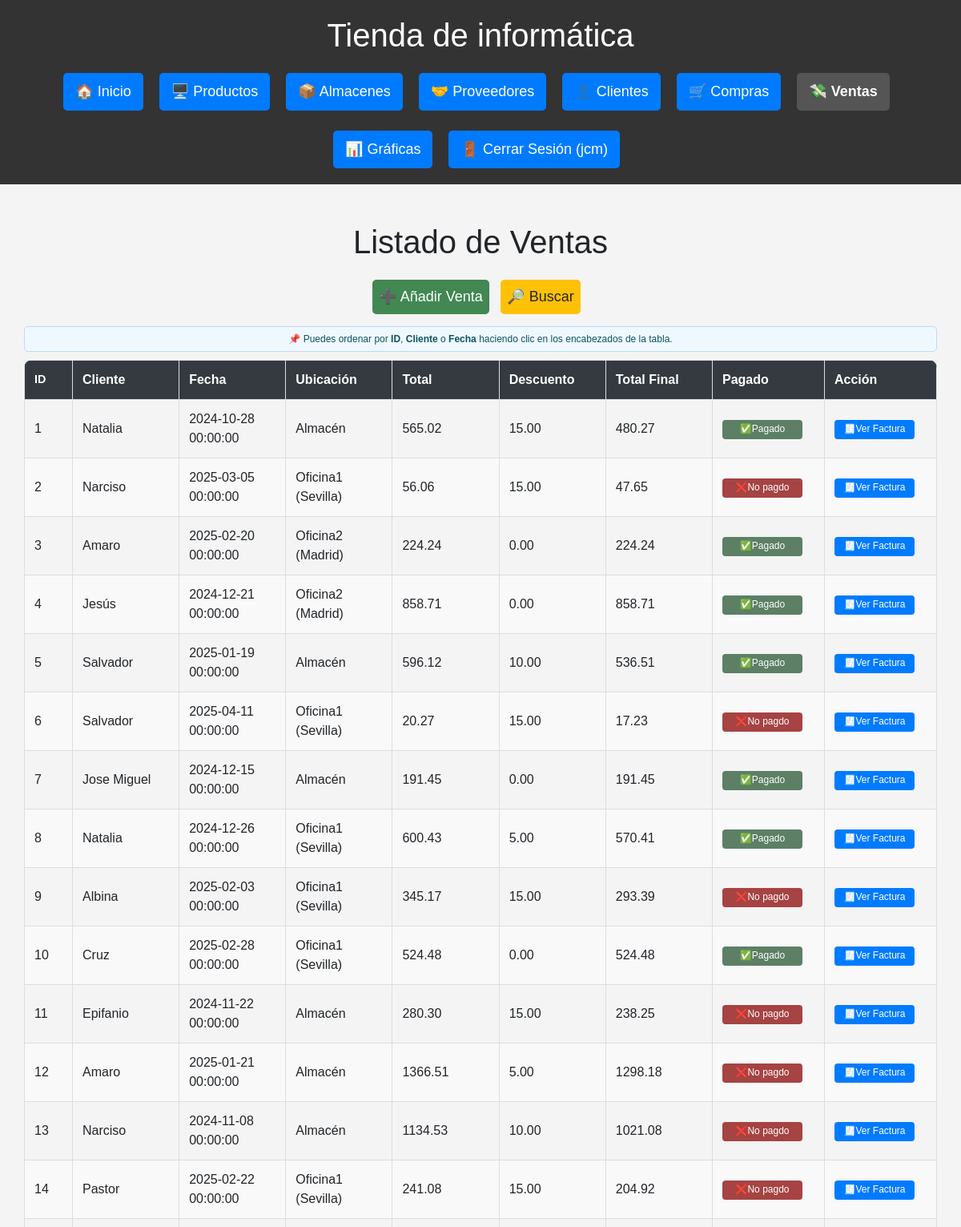
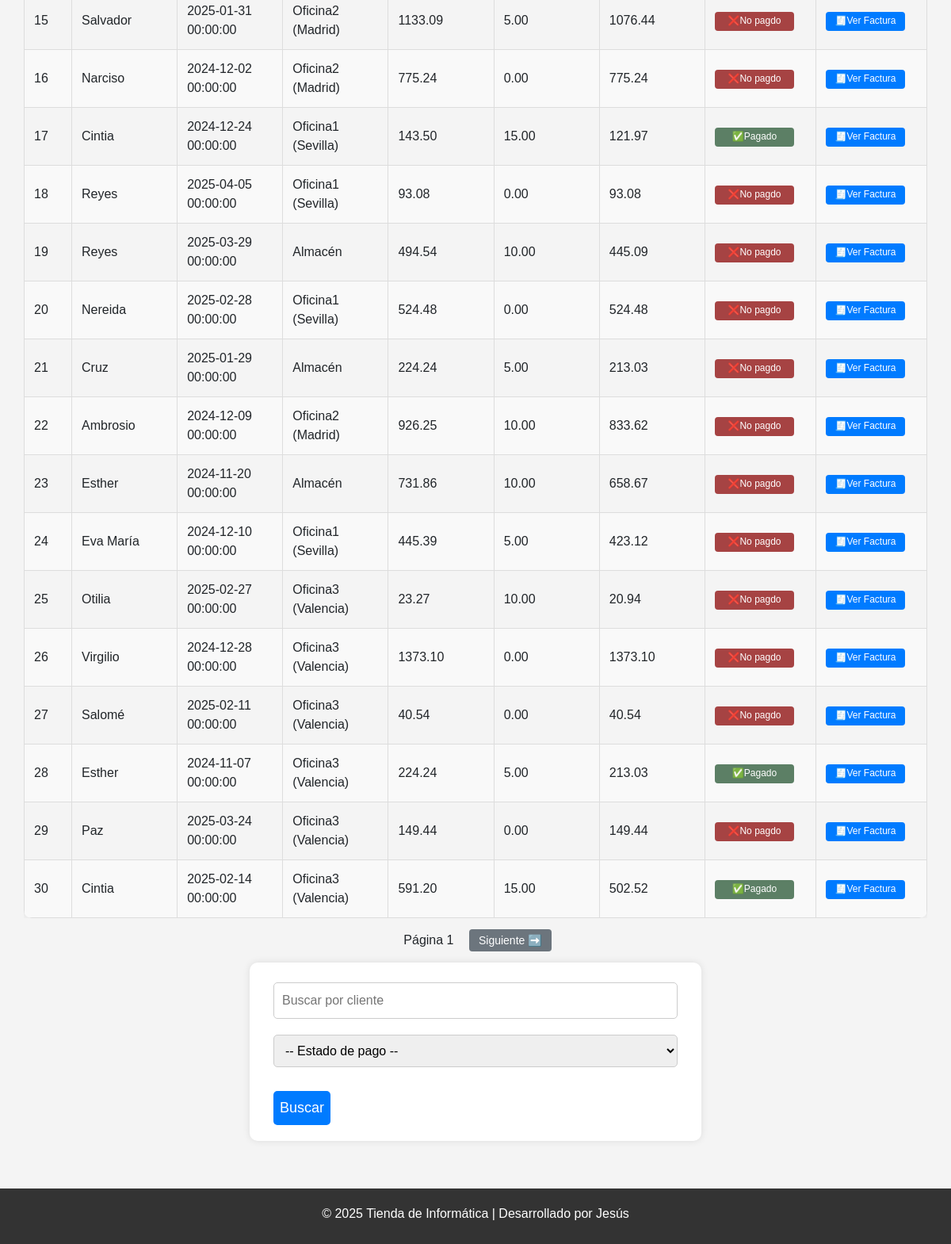
The page /ventas?orden=id&direccion=asc&pagina=1 (signed in) on the database its author committed (2 pictures, top to bottom).
### db.py (models this page shows)
class Venta(Base):
    __tablename__ = "Venta"
    id = Column(Integer, primary_key=True)
    cliente_id = Column(Integer, ForeignKey("Cliente.id"), nullable=False)
    ubicacion_id = Column(Integer, ForeignKey("Ubicacion.id"))  # NUEVO
    fecha = Column(DateTime, default=func.now())
    total = Column(Numeric(10, 2), nullable=False)
    descuento = Column(Numeric(10, 2), default=Decimal('0.00'))
    total_final = Column(Numeric(10, 2), nullable=False)
    pagado = Column(Boolean, default=False)
    cliente = relationship("Cliente", back_populates="ventas")
    detalles = relationship("DetalleVenta", back_populates="venta")
    ubicacion = relationship("Ubicacion")  # NUEVO

class Cliente(Base):
    __tablename__ = "Cliente"
    id = Column(Integer, primary_key=True)
    nombre = Column(String(150), unique=True, nullable=False)
    contacto = Column(String(150))
    telefono = Column(String(20))
    email = Column(String(150), unique=True)
    dni = Column(String(20), unique=True, nullable=False)
    direccion = Column(String(200))
    ventas = relationship("Venta", back_populates="cliente")

class Ubicacion(Base):
    __tablename__ = "Ubicacion"
    id = Column(Integer, primary_key=True)
    nombre = Column(String(100), unique=True, nullable=False)

### routes/ventas.py (the view)
@ventas_bp.route("/ventas")
@login_required
def ventas():
    cliente = request.args.get("cliente")
    pagado = request.args.get("pagado")
    pagina = int(request.args.get("pagina", 1))
    orden = request.args.get("orden", "id")
    direccion = request.args.get("direccion", "desc")
    por_pagina = 30
    query = sesion.query(Venta).join(Cliente)
    if cliente:
        query = query.filter(Cliente.nombre.ilike(f"%{cliente}%"))
    if pagado in ["0", "1"]:
        query = query.filter(Venta.pagado == bool(int(pagado)))
    def aplicar_orden(campo):
        return campo.desc() if direccion == "desc" else campo.asc()
    if orden == "cliente":
        query = query.order_by(aplicar_orden(Cliente.nombre))
    elif orden == "fecha":
        query = query.order_by(aplicar_orden(Venta.fecha))
    else:
        query = query.order_by(aplicar_orden(Venta.id))
    total_ventas = query.count()
    ventas = query.offset((pagina - 1) * por_pagina).limit(por_pagina).all()
    hay_anterior = pagina > 1
    hay_siguiente = (pagina * por_pagina) < total_ventas
    return render_template("ventas/ventas.html",
        ventas=ventas,
        pagina=pagina,
        hay_anterior=hay_anterior,
        hay_siguiente=hay_siguiente,
        cliente=cliente,
        pagado=pagado,
        orden=orden,
        direccion=direccion
    )

### db.py (called while the page is built)
def login_required(f):
    @wraps(f)
    def decorated_function(*args, **kwargs):
        if 'usuario' not in session:
            flash('Por favor, inicie sesión para acceder a esta página.', 'error')
            return redirect(url_for('login'))
        return f(*args, **kwargs)
    return decorated_function

### templates/ventas/ventas.html (shortened to what this page needs)
{% extends "base.html" %}
{% block content %}
<div class="container mt-4">
    <h1>Listado de Ventas</h1>
    <a href="{{ url_for('ventas.nueva_venta') }}" class="btn btn-add">➕ Añadir Venta</a>
    <a href="#form-busqueda" class="btn btn-add btn-search">🔎 Buscar</a>
    <div class="alerta-orden">
      📌 Puedes ordenar por <strong>ID</strong>, <strong>Cliente</strong> o <strong>Fecha</strong> haciendo clic en los encabezados de la tabla.
    </div>
    <div class="tabla-responive">
        <table class="tabla-estilizada">
            {% set nueva_direccion = 'desc' if direccion == 'asc' else 'asc' %}
            <thead>
              <tr>
                <th class="col-id">
                  <a href="{{ url_for('ventas.ventas', orden='id', direccion=nueva_direccion, cliente=cliente, pagado=pagado, pagina=pagina) }}">ID</a>
                </th>
                <th>
                  <a href="{{ url_for('ventas.ventas', orden='cliente', direccion=nueva_direccion, cliente=cliente, pagado=pagado, pagina=pagina) }}">Cliente</a>
                </th>
                <th>
                  <a href="{{ url_for('ventas.ventas', orden='fecha', direccion=nueva_direccion, cliente=cliente, pagado=pagado, pagina=pagina) }}">Fecha</a>
                </th>
                <th>Ubicación</th>
                <th>Total</th>
                <th>Descuento</th>
                <th>Total Final</th>
                <th class="col-acciones">Pagado</th>
                <th class="col-acciones">Acción</th>
              </tr>
            </thead>
            <tbody>
                {% for venta in ventas %}
                <tr>
                    <td>{{ venta.id }}</td>
                    <td>{{ venta.cliente.nombre }}</td>
                    <td>{{ venta.fecha }}</td>
                    <td>{{ venta.ubicacion.nombre if venta.ubicacion else '—' }}</td>
                    <td>{{ venta.total }}</td>
                    <td>{{ venta.descuento }}</td>
                    <td>{{ venta.total_final }}</td>
                    <td>
                        {% if venta.pagado %}
                            <button onclick="cambiarEstadoPago({{ venta.id }}, false)" class="btn-edit btn-edit-pagado ">✅<span class="texto-btn">Pagado</button>
                        {% else %}
                            <button onclick="cambiarEstadoPago({{ venta.id }}, true)" class="btn-edit btn-edit-no_pagado">❌<span class="texto-btn">No pagdo</button>
                        {% endif %}
                    </td>
                    <td>
                        <a href="{{ url_for('ventas.ver_detalle_venta', venta_id=venta.id) }}" class="btn-edit">🧾<span class="texto-btn texto-btn-borrar">Ver </span><span class="texto-btn"> Factura</span></a>
                    </td>
                </tr>
                {% endfor %}
            </tbody>
        </table>
    </div>
    <div class="paginacion mt-3">
      <span style="margin: 0 10px;">Página {{ pagina }}</span>
      {% if hay_siguiente %}
        <a href="{{ url_for('ventas.ventas', pagina=pagina+1, cliente=cliente, pagado=pagado) }}" class="btn-pagina">Siguiente ➡️</a>
      {% endif %}
    </div>
    <form method="GET" action="{{ url_for('ventas.ventas') }}" class="mt-3" id="form-busqueda">
        <input type="text" name="cliente" placeholder="Buscar por cliente">
        <select name="pagado">
            <option value="">-- Estado de pago --</option>
        </select>
        <button type="submit">Buscar</button>
    </form>
</div>
{% endblock %}

### static/estilos.css (style rules this page uses)
html, body { height: 100%; margin: 0; padding: 0; font-family: Arial, sans-serif; background-color: #f4f4f4; text-align: center; }
body { overflow-x: hidden; }
.container, main { width: 100%; padding: 0; margin: 0 auto; }
.alerta-orden { background-color: #f0f8ff; color: #0c5460; border: 1px solid #b8daff; padding: 6px 10px; border-radius: 5px; margin-bottom: 10px; font-size: 0.75rem; text-align: center; }
form { width: 50%; margin: 20px auto; background: white; padding: 20px 30px; border-radius: 10px; box-shadow: 0 0 10px rgba(0,0,0,0.1); text-align: left; }
form input, form textarea, form select { width: 100%; padding: 10px; margin-top: 5px; margin-bottom: 15px; border: 1px solid #ccc; border-radius: 5px; box-sizing: border-box; font-size: 16px; }
button, .btn { background: #007BFF; color: white; padding: 8px; border: none; margin-top: 15px; cursor: pointer; font-size: 18px; border-radius: 5px; transition: 0.3s; text-decoration: none; display: inline-block; margin-right: 10px; }
.btn-add { background: #418852; margin-bottom: 15px; }
.btn-pagina { background-color: #6c757d; color: white; font-size: 14px; padding: 6px 12px; border-radius: 4px; text-decoration: none; margin: 0 5px; }
.btn-edit { display: inline-block; max-width: 100px; background-color: #007BFF; color: white; padding: 4px 8px; font-size: 0.75rem; border: none; border-radius: 4px; cursor: pointer; transition: all 0.2s; text-decoration: none; white-space: nowrap; line-height: 1.3; margin: 0; box-shadow: none; width: 100% ; text-align: center; box-sizing: border-box; }
.btn-edit-pagado { background-color: #5c7f65; }
.btn-edit-no_pagado { background-color: #a64343; }
.btn-search { background-color: #ffc107; color: #212529; }
.tabla-estilizada { width: 100%; border-collapse: collapse; border-radius: 10px; overflow: hidden; box-shadow: 0 0 10px rgba(0,0,0,0.1); table-layout: fixed; }
.tabla-estilizada thead { background-color: #343a40; color: white; font-weight: bold; }
.tabla-estilizada th, .tabla-estilizada td { padding: 12px; border: 1px solid #ddd; text-align: left; max-width: 200px; word-wrap: break-word; white-space: normal; }
.tabla-estilizada tr:nth-child(even) { background-color: #f9f9f9; }
.tabla-estilizada thead th a { color: white; text-decoration: none; font-weight: bold; }
.tabla-responive { width: 100%; overflow-x: auto; -webkit-overflow-scrolling: touch; box-sizing: border-box; padding: 0 10x; }
.col-fecha, .col-id { max-width: 100px; font-size: 0.9em; white-space: nowrap; }
.col-id { max-width: 60px; width: 60px; white-space: nowrap; overflow: hidden; text-overflow: ellipsis; text-align: center; }
.col-acciones { max-width: 140px; width: 140px; text-align: center; }

### rows shown on the page
Venta: id "1", cliente.nombre "Natalia", fecha "2024-10-28 00:00:00", ubicacion "Almacén", total "565.02", descuento "15.00", total_final "480.27"
Venta: id "2", cliente.nombre "Narciso", fecha "2025-03-05 00:00:00", ubicacion "Oficina1 (Sevilla)", total "56.06", descuento "15.00", total_final "47.65"
Venta: id "3", cliente.nombre "Amaro", fecha "2025-02-20 00:00:00", ubicacion "Oficina2 (Madrid)", total "224.24", descuento "0.00", total_final "224.24"
Venta: id "4", cliente.nombre "Jesús", fecha "2024-12-21 00:00:00", ubicacion "Oficina2 (Madrid)", total "858.71", descuento "0.00", total_final "858.71"
Venta: id "5", cliente.nombre "Salvador", fecha "2025-01-19 00:00:00", ubicacion "Almacén", total "596.12", descuento "10.00", total_final "536.51"
Venta: id "6", cliente.nombre "Salvador", fecha "2025-04-11 00:00:00", ubicacion "Oficina1 (Sevilla)", total "20.27", descuento "15.00", total_final "17.23"
Venta: id "7", cliente.nombre "Jose Miguel", fecha "2024-12-15 00:00:00", ubicacion "Almacén", total "191.45", descuento "0.00", total_final "191.45"
Venta: id "8", cliente.nombre "Natalia", fecha "2024-12-26 00:00:00", ubicacion "Oficina1 (Sevilla)", total "600.43", descuento "5.00", total_final "570.41"
Venta: id "9", cliente.nombre "Albina", fecha "2025-02-03 00:00:00", ubicacion "Oficina1 (Sevilla)", total "345.17", descuento "15.00", total_final "293.39"
Venta: id "10", cliente.nombre "Cruz", fecha "2025-02-28 00:00:00", ubicacion "Oficina1 (Sevilla)", total "524.48", descuento "0.00", total_final "524.48"
Venta: id "11", cliente.nombre "Epifanio", fecha "2024-11-22 00:00:00", ubicacion "Almacén", total "280.30", descuento "15.00", total_final "238.25"
Venta: id "12", cliente.nombre "Amaro", fecha "2025-01-21 00:00:00", ubicacion "Almacén", total "1366.51", descuento "5.00", total_final "1298.18"
Venta: id "13", cliente.nombre "Narciso", fecha "2024-11-08 00:00:00", ubicacion "Almacén", total "1134.53", descuento "10.00", total_final "1021.08"
Venta: id "14", cliente.nombre "Pastor", fecha "2025-02-22 00:00:00", ubicacion "Oficina1 (Sevilla)", total "241.08", descuento "15.00", total_final "204.92"
Venta: id "15", cliente.nombre "Salvador", fecha "2025-01-31 00:00:00", ubicacion "Oficina2 (Madrid)", total "1133.09", descuento "5.00", total_final "1076.44"
Venta: id "16", cliente.nombre "Narciso", fecha "2024-12-02 00:00:00", ubicacion "Oficina2 (Madrid)", total "775.24", descuento "0.00", total_final "775.24"
Venta: id "17", cliente.nombre "Cintia", fecha "2024-12-24 00:00:00", ubicacion "Oficina1 (Sevilla)", total "143.50", descuento "15.00", total_final "121.97"
Venta: id "18", cliente.nombre "Reyes", fecha "2025-04-05 00:00:00", ubicacion "Oficina1 (Sevilla)", total "93.08", descuento "0.00", total_final "93.08"
Venta: id "19", cliente.nombre "Reyes", fecha "2025-03-29 00:00:00", ubicacion "Almacén", total "494.54", descuento "10.00", total_final "445.09"
Venta: id "20", cliente.nombre "Nereida", fecha "2025-02-28 00:00:00", ubicacion "Oficina1 (Sevilla)", total "524.48", descuento "0.00", total_final "524.48"
Venta: id "21", cliente.nombre "Cruz", fecha "2025-01-29 00:00:00", ubicacion "Almacén", total "224.24", descuento "5.00", total_final "213.03"
Venta: id "22", cliente.nombre "Ambrosio", fecha "2024-12-09 00:00:00", ubicacion "Oficina2 (Madrid)", total "926.25", descuento "10.00", total_final "833.62"
Venta: id "23", cliente.nombre "Esther", fecha "2024-11-20 00:00:00", ubicacion "Almacén", total "731.86", descuento "10.00", total_final "658.67"
Venta: id "24", cliente.nombre "Eva María", fecha "2024-12-10 00:00:00", ubicacion "Oficina1 (Sevilla)", total "445.39", descuento "5.00", total_final "423.12"
Venta: id "25", cliente.nombre "Otilia", fecha "2025-02-27 00:00:00", ubicacion "Oficina3 (Valencia)", total "23.27", descuento "10.00", total_final "20.94"
Venta: id "26", cliente.nombre "Virgilio", fecha "2024-12-28 00:00:00", ubicacion "Oficina3 (Valencia)", total "1373.10", descuento "0.00", total_final "1373.10"
Venta: id "27", cliente.nombre "Salomé", fecha "2025-02-11 00:00:00", ubicacion "Oficina3 (Valencia)", total "40.54", descuento "0.00", total_final "40.54"
Venta: id "28", cliente.nombre "Esther", fecha "2024-11-07 00:00:00", ubicacion "Oficina3 (Valencia)", total "224.24", descuento "5.00", total_final "213.03"
Venta: id "29", cliente.nombre "Paz", fecha "2025-03-24 00:00:00", ubicacion "Oficina3 (Valencia)", total "149.44", descuento "0.00", total_final "149.44"
Venta: id "30", cliente.nombre "Cintia", fecha "2025-02-14 00:00:00", ubicacion "Oficina3 (Valencia)", total "591.20", descuento "15.00", total_final "502.52"

### other values the page prints
{{ session['usuario'] }} "jcm"
{{ pagina }} "1"
